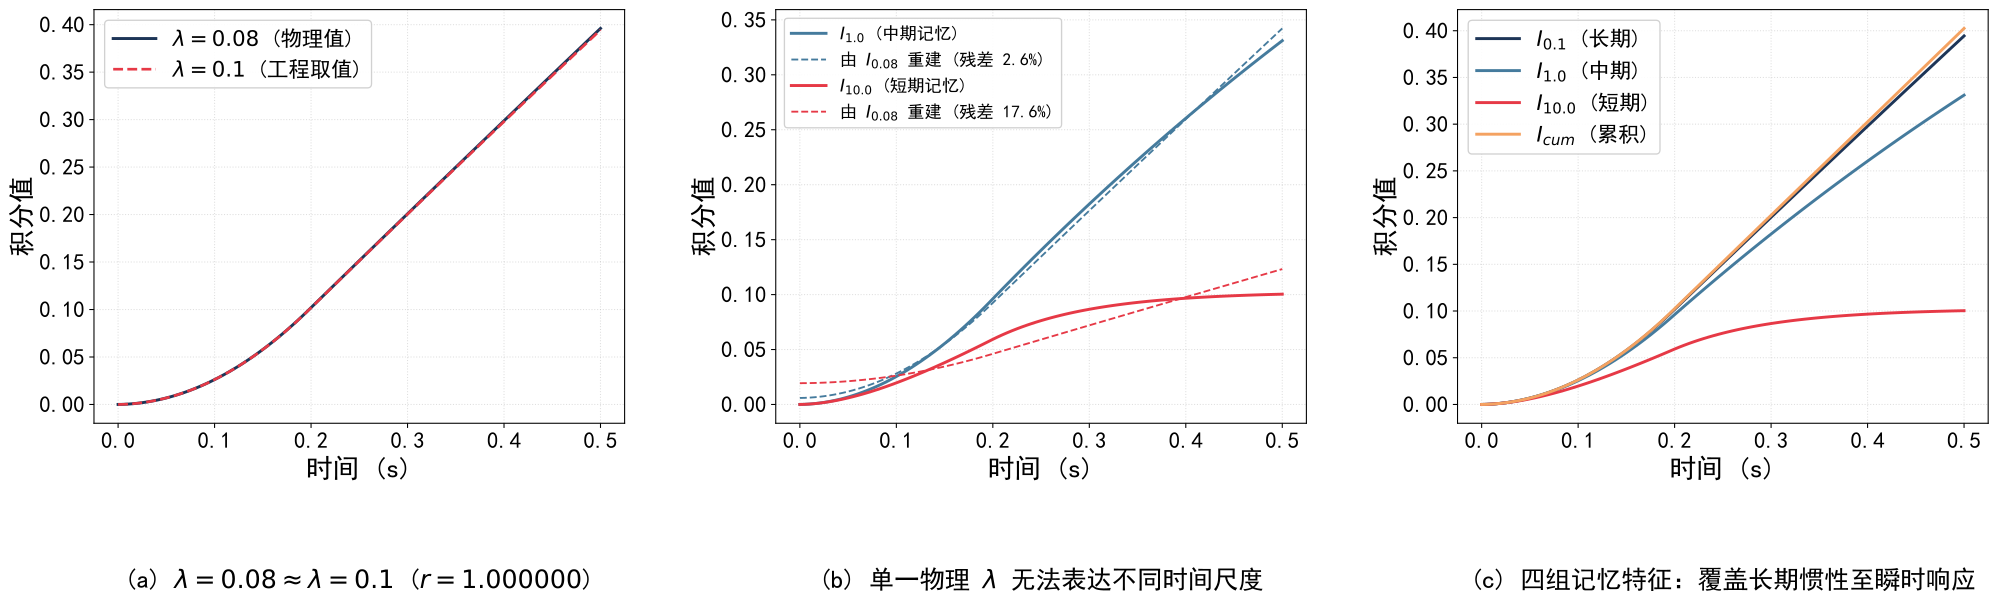

This figure's Python source:
# 多尺度衰减积分验证：为什么单一物理λ不够用
import numpy as np
import matplotlib.pyplot as plt
import matplotlib
matplotlib.rcParams.update({
    'font.sans-serif': ['SimHei', 'Songti SC', 'Arial'],
    'font.family': 'sans-serif',
    'font.size': 20, 'axes.labelsize': 20,
    'legend.fontsize': 16, 'figure.dpi': 300,
    'axes.unicode_minus': False,
})

dt = 0.005
T_win = 0.5
t = np.arange(0, T_win + dt, dt)

p_t = np.minimum(t / 0.2, 1.0)

def compute_I(lam):
    I = np.zeros_like(t)
    for k in range(1, len(t)):
        I[k] = I[k - 1] * np.exp(-lam * dt) + p_t[k] * dt
    return I

I_008 = compute_I(0.08)
I_01  = compute_I(0.1)
I_10  = compute_I(1.0)
I_100 = compute_I(10.0)
I_cum = np.cumsum(p_t) * dt

r_008_01 = np.corrcoef(I_008, I_01)[0, 1]

A = np.column_stack([I_008, np.ones_like(I_008)])
coeff_10, *_  = np.linalg.lstsq(A, I_10, rcond=None)
coeff_100, *_ = np.linalg.lstsq(A, I_100, rcond=None)
resid_10  = np.linalg.norm(I_10  - A @ coeff_10)  / np.linalg.norm(I_10)
resid_100 = np.linalg.norm(I_100 - A @ coeff_100) / np.linalg.norm(I_100)

# ──────────────────────────────────
fig = plt.figure(figsize=(22, 7))

# --- (a): physical ≈ engineering ---
ax1 = fig.add_subplot(1, 3, 1)
ax1.plot(t, I_008, '#1D3557', linewidth=2.2, label=r'$\lambda=0.08$ (物理值)')
ax1.plot(t, I_01,  '#E63946', linewidth=2.0, linestyle='--',
         label=r'$\lambda=0.1$ (工程取值)')
ax1.set_xlabel('时间 (s)')
ax1.set_ylabel('积分值')
ax1.legend(framealpha=0.9)
ax1.grid(True, linestyle=':', alpha=0.4)
ax1.tick_params(labelsize=17)

# --- (b): single λ cannot reconstruct ---
ax2 = fig.add_subplot(1, 3, 2)
ax2.plot(t, I_10,  '#457B9D', linewidth=2.2, label=r'$I_{1.0}$ (中期记忆)')
ax2.plot(t, A @ coeff_10, '#457B9D', linewidth=1.4, linestyle='--',
         label=r'由 $I_{{0.08}}$ 重建 (残差 {:.1%})'.format(resid_10))
ax2.plot(t, I_100, '#E63946', linewidth=2.2, label=r'$I_{10.0}$ (短期记忆)')
ax2.plot(t, A @ coeff_100, '#E63946', linewidth=1.4, linestyle='--',
         label=r'由 $I_{{0.08}}$ 重建 (残差 {:.1%})'.format(resid_100))
ax2.set_xlabel('时间 (s)')
ax2.set_ylabel('积分值')
ax2.legend(framealpha=0.9, fontsize=13)
ax2.grid(True, linestyle=':', alpha=0.4)
ax2.tick_params(labelsize=17)

# --- (c): four memory features ---
ax3 = fig.add_subplot(1, 3, 3)
colors = ['#1D3557', '#457B9D', '#E63946', '#F4A261']
labels = [r'$I_{0.1}$ (长期)', r'$I_{1.0}$ (中期)', r'$I_{10.0}$ (短期)', r'$I_{cum}$ (累积)']
for I_val, c, lb in zip([I_01, I_10, I_100, I_cum], colors, labels):
    ax3.plot(t, I_val, color=c, linewidth=2.2, label=lb)
ax3.set_xlabel('时间 (s)')
ax3.set_ylabel('积分值')
ax3.legend(framealpha=0.9)
ax3.grid(True, linestyle=':', alpha=0.4)
ax3.tick_params(labelsize=17)

# ── subplot labels at consistent height ──
plt.tight_layout(pad=2.5, rect=[0, 0.10, 1, 1])
fig.canvas.draw()

y_label = 0.035
labels = [
    r'(a) $\lambda=0.08 \approx \lambda=0.1$ ($r={:.6f}$)'.format(r_008_01),
    r'(b) 单一物理 $\lambda$ 无法表达不同时间尺度',
    '(c) 四组记忆特征：覆盖长期惯性至瞬时响应',
]
for ax, label in zip([ax1, ax2, ax3], labels):
    bbox = ax.get_position()
    fig.text(bbox.x0 + bbox.width / 2, y_label, label,
             ha='center', va='bottom', fontsize=19)

plt.savefig('fig/fig_lambda_sensitivity.svg', bbox_inches='tight', facecolor='white')
plt.close()

print(f'Saved: fig/fig_lambda_sensitivity.svg')
print(f'  r(0.08, 0.1) = {r_008_01:.6f}')
print(f'  Residual I_1.0  <- I_0.08: {resid_10:.4f}')
print(f'  Residual I_10.0 <- I_0.08: {resid_100:.4f}')
